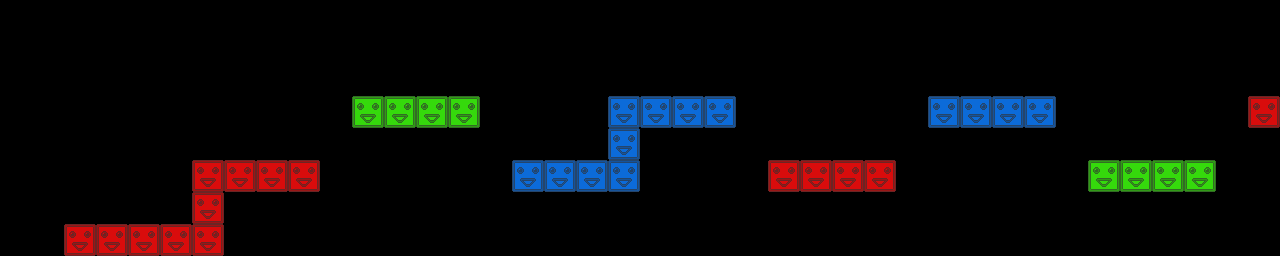

The image is a tile-based game level rendered from a .tmx file. Its description and source (layers, tilesets, objects; grid data summarised) follow:
An orthogonal 40x8 tile map with 32x32 px tiles, 3 tile layers (red, green, blue) and 7 objects.

<map version="1.0" orientation="orthogonal" renderorder="right-down" width="40" height="8" tilewidth="32" tileheight="32">
 <tileset firstgid="1" name="blocks" tilewidth="32" tileheight="32">
  <image source="blocks.png" width="96" height="32" />
 </tileset>
 <layer name="red" width="40" height="8">
  <data>[320 cells, 15 non-empty, 1 distinct tile ids]</data>
 </layer>
 <layer name="green" width="40" height="8">
  <data>[320 cells, 8 non-empty, 1 distinct tile ids]</data>
 </layer>
 <layer name="blue" width="40" height="8">
  <data>[320 cells, 13 non-empty, 1 distinct tile ids]</data>
 </layer>
 <objectgroup name="crystals">
  <object x="256" y="146">
   <ellipse />
  </object>
  <object x="440" y="64">
   <ellipse />
  </object>
  <object x="688" y="82">
   <ellipse />
  </object>
  <object x="816" y="109">
   <ellipse />
  </object>
  <object x="1265" y="79">
   <ellipse />
  </object>
 </objectgroup>
 <objectgroup name="spikes">
  <object x="970" y="78">
   <ellipse />
  </object>
  <object x="1152" y="64">
   <ellipse />
  </object>
 </objectgroup>
</map>
